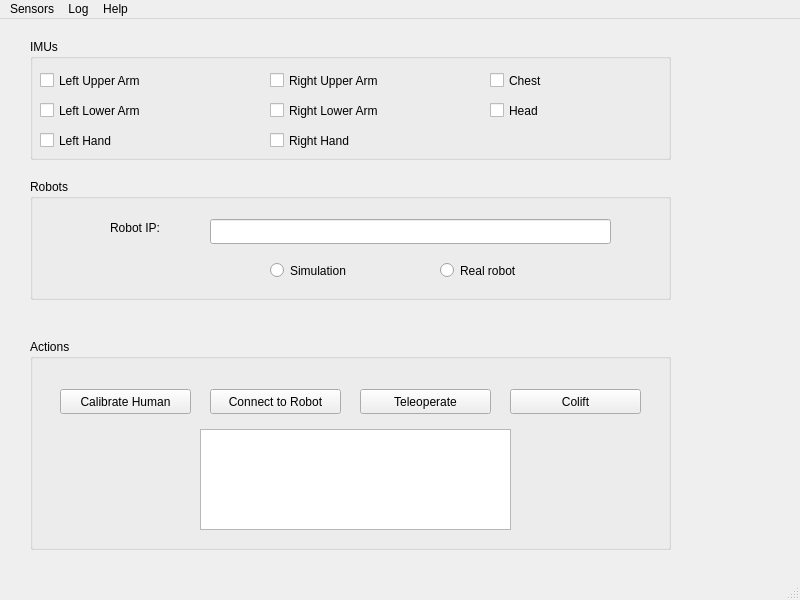
<?xml version="1.0" encoding="UTF-8"?>
<ui version="4.0">
 <class>MainWindow</class>
 <widget class="QMainWindow" name="MainWindow">
  <property name="geometry">
   <rect>
    <x>0</x>
    <y>0</y>
    <width>800</width>
    <height>600</height>
   </rect>
  </property>
  <property name="windowTitle">
   <string>MainWindow</string>
  </property>
  <widget class="QWidget" name="centralwidget">
   <widget class="QGroupBox" name="groupBox">
    <property name="geometry">
     <rect>
      <x>30</x>
      <y>20</y>
      <width>641</width>
      <height>121</height>
     </rect>
    </property>
    <property name="title">
     <string>IMUs</string>
    </property>
    <widget class="QCheckBox" name="checkBox">
     <property name="geometry">
      <rect>
       <x>10</x>
       <y>30</y>
       <width>151</width>
       <height>23</height>
      </rect>
     </property>
     <property name="text">
      <string>Left Upper Arm</string>
     </property>
    </widget>
    <widget class="QCheckBox" name="checkBox_2">
     <property name="geometry">
      <rect>
       <x>10</x>
       <y>60</y>
       <width>151</width>
       <height>23</height>
      </rect>
     </property>
     <property name="text">
      <string>Left Lower Arm</string>
     </property>
    </widget>
    <widget class="QCheckBox" name="checkBox_3">
     <property name="geometry">
      <rect>
       <x>10</x>
       <y>90</y>
       <width>151</width>
       <height>23</height>
      </rect>
     </property>
     <property name="text">
      <string>Left Hand</string>
     </property>
    </widget>
    <widget class="QCheckBox" name="checkBox_4">
     <property name="geometry">
      <rect>
       <x>240</x>
       <y>30</y>
       <width>151</width>
       <height>23</height>
      </rect>
     </property>
     <property name="text">
      <string>Right Upper Arm</string>
     </property>
    </widget>
    <widget class="QCheckBox" name="checkBox_5">
     <property name="geometry">
      <rect>
       <x>240</x>
       <y>60</y>
       <width>151</width>
       <height>23</height>
      </rect>
     </property>
     <property name="text">
      <string>Right Lower Arm</string>
     </property>
    </widget>
    <widget class="QCheckBox" name="checkBox_6">
     <property name="geometry">
      <rect>
       <x>240</x>
       <y>90</y>
       <width>151</width>
       <height>23</height>
      </rect>
     </property>
     <property name="text">
      <string>Right Hand</string>
     </property>
    </widget>
    <widget class="QCheckBox" name="checkBox_7">
     <property name="geometry">
      <rect>
       <x>460</x>
       <y>30</y>
       <width>151</width>
       <height>23</height>
      </rect>
     </property>
     <property name="text">
      <string>Chest</string>
     </property>
    </widget>
    <widget class="QCheckBox" name="checkBox_8">
     <property name="geometry">
      <rect>
       <x>460</x>
       <y>60</y>
       <width>151</width>
       <height>23</height>
      </rect>
     </property>
     <property name="text">
      <string>Head</string>
     </property>
    </widget>
   </widget>
   <widget class="QGroupBox" name="groupBox_2">
    <property name="geometry">
     <rect>
      <x>30</x>
      <y>160</y>
      <width>641</width>
      <height>121</height>
     </rect>
    </property>
    <property name="title">
     <string>Robots</string>
    </property>
    <widget class="QLineEdit" name="lineEdit">
     <property name="geometry">
      <rect>
       <x>180</x>
       <y>40</y>
       <width>401</width>
       <height>25</height>
      </rect>
     </property>
    </widget>
    <widget class="QRadioButton" name="radioButton">
     <property name="geometry">
      <rect>
       <x>240</x>
       <y>80</y>
       <width>112</width>
       <height>23</height>
      </rect>
     </property>
     <property name="text">
      <string>Simulation</string>
     </property>
    </widget>
    <widget class="QRadioButton" name="radioButton_2">
     <property name="geometry">
      <rect>
       <x>410</x>
       <y>80</y>
       <width>112</width>
       <height>23</height>
      </rect>
     </property>
     <property name="text">
      <string>Real robot</string>
     </property>
    </widget>
    <widget class="QLabel" name="label">
     <property name="geometry">
      <rect>
       <x>80</x>
       <y>40</y>
       <width>67</width>
       <height>17</height>
      </rect>
     </property>
     <property name="text">
      <string>Robot IP:</string>
     </property>
    </widget>
   </widget>
   <widget class="QGroupBox" name="groupBox_3">
    <property name="geometry">
     <rect>
      <x>30</x>
      <y>320</y>
      <width>641</width>
      <height>211</height>
     </rect>
    </property>
    <property name="title">
     <string>Actions</string>
    </property>
    <widget class="QPushButton" name="pushButton">
     <property name="geometry">
      <rect>
       <x>30</x>
       <y>50</y>
       <width>131</width>
       <height>25</height>
      </rect>
     </property>
     <property name="text">
      <string>Calibrate Human</string>
     </property>
    </widget>
    <widget class="QPushButton" name="pushButton_2">
     <property name="geometry">
      <rect>
       <x>180</x>
       <y>50</y>
       <width>131</width>
       <height>25</height>
      </rect>
     </property>
     <property name="text">
      <string>Connect to Robot</string>
     </property>
    </widget>
    <widget class="QPushButton" name="pushButton_3">
     <property name="geometry">
      <rect>
       <x>330</x>
       <y>50</y>
       <width>131</width>
       <height>25</height>
      </rect>
     </property>
     <property name="text">
      <string>Teleoperate</string>
     </property>
    </widget>
    <widget class="QPushButton" name="pushButton_4">
     <property name="geometry">
      <rect>
       <x>480</x>
       <y>50</y>
       <width>131</width>
       <height>25</height>
      </rect>
     </property>
     <property name="text">
      <string>Colift</string>
     </property>
    </widget>
    <widget class="QTextEdit" name="textEdit">
     <property name="geometry">
      <rect>
       <x>170</x>
       <y>90</y>
       <width>311</width>
       <height>101</height>
      </rect>
     </property>
    </widget>
   </widget>
  </widget>
  <widget class="QMenuBar" name="menubar">
   <property name="geometry">
    <rect>
     <x>0</x>
     <y>0</y>
     <width>800</width>
     <height>22</height>
    </rect>
   </property>
   <widget class="QMenu" name="menuSensors">
    <property name="title">
     <string>Sensors</string>
    </property>
    <addaction name="actionChange_sensors"/>
   </widget>
   <widget class="QMenu" name="menuRobots">
    <property name="title">
     <string>Log</string>
    </property>
    <addaction name="actionLog_preferences"/>
   </widget>
   <widget class="QMenu" name="menuHelp">
    <property name="title">
     <string>Help</string>
    </property>
    <addaction name="actionSensors_list"/>
    <addaction name="actionRobots_list"/>
    <addaction name="actionIMU_attachment"/>
   </widget>
   <addaction name="menuSensors"/>
   <addaction name="menuRobots"/>
   <addaction name="menuHelp"/>
  </widget>
  <widget class="QStatusBar" name="statusbar"/>
  <action name="actionChange_sensors">
   <property name="text">
    <string>Change sensors</string>
   </property>
  </action>
  <action name="actionLog_preferences">
   <property name="text">
    <string>Log preferences</string>
   </property>
  </action>
  <action name="actionSensors_list">
   <property name="text">
    <string>Sensors list</string>
   </property>
  </action>
  <action name="actionRobots_list">
   <property name="text">
    <string>Robots list</string>
   </property>
  </action>
  <action name="actionIMU_attachment">
   <property name="text">
    <string>IMU attachment</string>
   </property>
  </action>
 </widget>
 <resources/>
 <connections/>
</ui>
